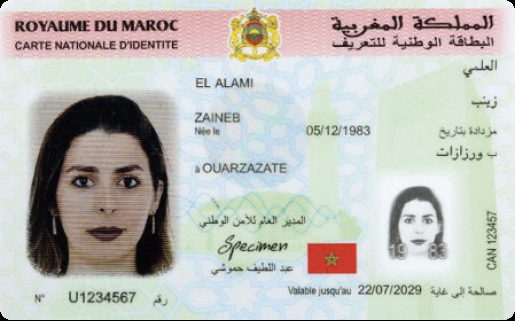
#> input picture data/raw/ids/test.png, 515 x 321 px, found by its file name
$ jupyter execute --allow-errors 01_test_ocr.ipynb.ipynb   (shell and % lines are left out)
#> lines starting #> are read from the running program, lines starting #| are printed output that depends on the picture; after the words box and inside, x2 and y2 are one past the last pixel; in counts of white or black regions, pixels touching at a corner belong together
[cell 1]
import pytesseract
pytesseract.pytesseract.tesseract_cmd = r"C:\Program Files\Tesseract-OCR\tesseract.exe"
print("Tesseract connecté ✅")

[cell 2]
import cv2

img = cv2.imread("C:/Users/thara/Desktop/CIN_OCR_Project/data/raw/ids/test.png")
#> img is the input picture: shape (321, 515, 3); mean B, G, R 186.2, 191.7, 190.9
gray = cv2.cvtColor(img, cv2.COLOR_BGR2GRAY)
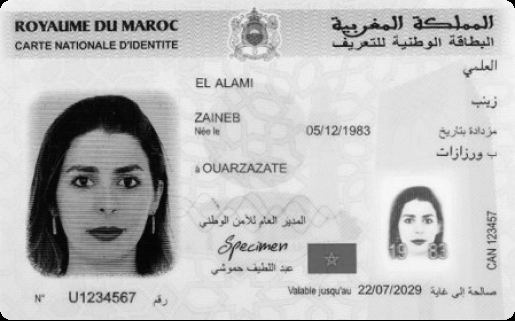
#> gray: shape (321, 515); min 0, max 250, mean 190.8
#> (the rest of this cell did not finish here and is left out)

[cell 3]
import os
import cv2
import pytesseract
import matplotlib.pyplot as plt

[cell 4]
import os

img_dir = "C:/Users/thara/Desktop/CIN_OCR_Project/data/raw/ids"
images = os.listdir(img_dir)

print("Nombre d'images :", len(images))
print(images[:5])

[cell 5]
import cv2
import pytesseract

def ocr_image(path):
    img = cv2.imread(path)
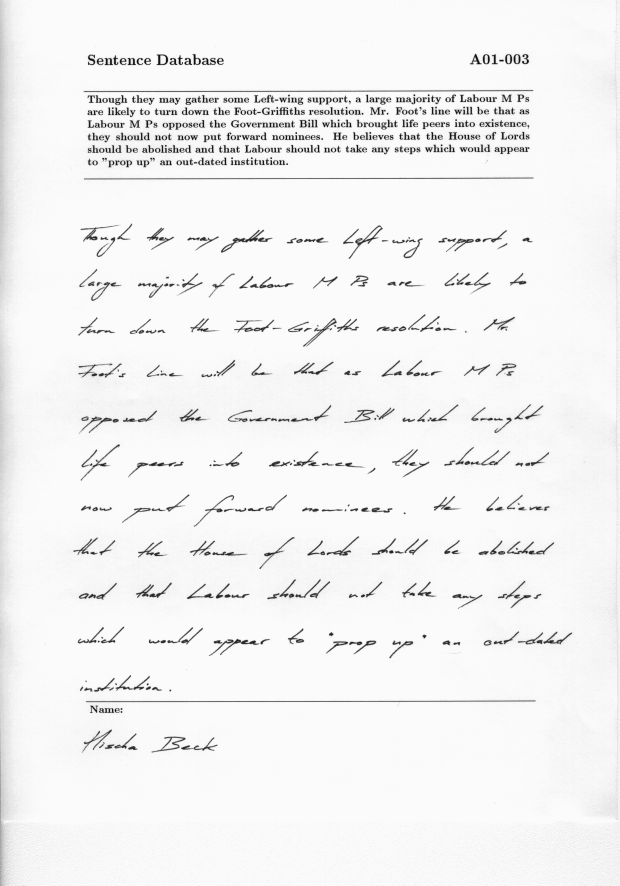
#> input picture data/raw/ids/a01-003.png, 2479 x 3542 px, found by its file name (shown at 1/4 size)
#> img is the input picture: shape (3542, 2479, 3); min 15, max 251, mean 242.3
    gray = cv2.cvtColor(img, cv2.COLOR_BGR2GRAY)
#> gray: shape (3542, 2479)
    return pytesseract.image_to_string(gray, lang="eng+fra")

[cell 6]
for img_name in images[:3]:
    path = os.path.join(img_dir, img_name)
    print("----", img_name)
    print(ocr_image(path))
#> (the call stopped at in ocr_image, `return pytesseract.image_to_string(gray, lang="eng+fra")`: pytesseract is not available in this run)
#| <class 'numpy.ndarray'> False

[cell 7]
# [7 lines left out: function is_identity_document, not called in this run]

#> (a cell that did not finish here is left out)

[cell 9]
import cv2
import numpy as np
import matplotlib.pyplot as plt

[cell 10]
# [21 lines left out: function preprocess_image, not called in this run]

#> (a cell that did not finish here is left out)

[cell 12]
import os

img_path = os.path.join(
    "C:/Users/thara/Desktop/CIN_OCR_Project/data/raw/ids",
    images[0]
)

print(img_path)

[cell 13]
def preprocess_image(img):
    if img is None:
        raise ValueError("Image non chargée (img=None)")

    img = cv2.resize(img, (800, 500))
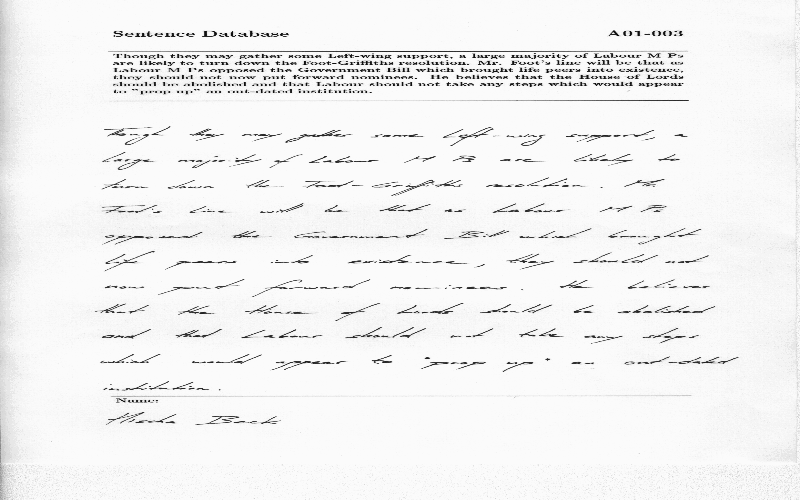
#> img: shape (500, 800, 3); min 15, max 251, mean 242.2
    gray = cv2.cvtColor(img, cv2.COLOR_BGR2GRAY)
#> gray: shape (500, 800)
    blur = cv2.GaussianBlur(gray, (5,5), 0)
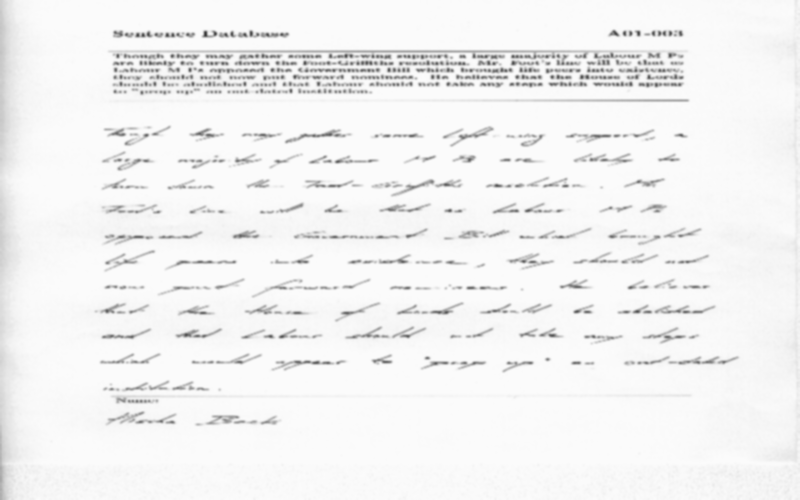
#> blur: shape (500, 800); min 55, max 251, mean 242.3
    thresh = cv2.adaptiveThreshold(
        blur, 255,
        cv2.ADAPTIVE_THRESH_GAUSSIAN_C,
        cv2.THRESH_BINARY, 31, 2
    )
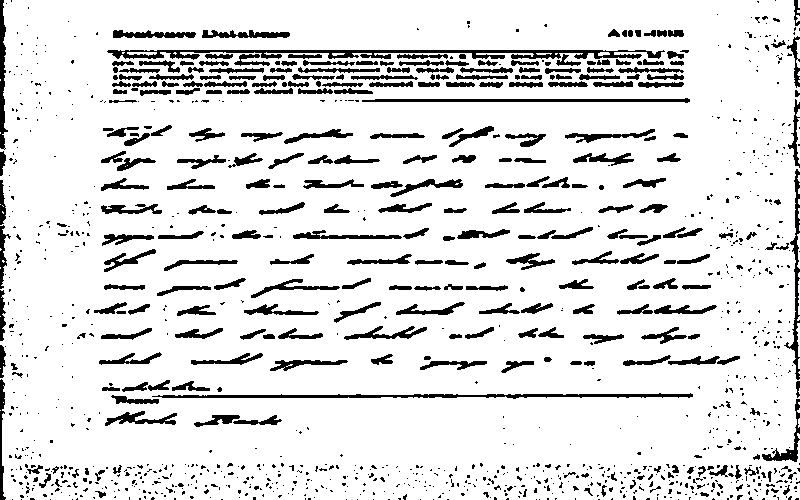
#> thresh: shape (500, 800); 87.9% white; 1215 black regions (918 under 20 px), largest, box (x1, y1, x2, y2) and area: (107, 50, 665, 60) 2692, (152, 393, 693, 399) 1596, (362, 98, 690, 103) 977
    return thresh

[cell 14]
img = cv2.imread(img_path)

print(type(img), img is None)

[cell 15]
processed = preprocess_image(img)

plt.imshow(processed, cmap="gray")


plt.axis("off")

[cell 16]
import easyocr
print("EasyOCR est bien installé 👍")

[cell 17]
import cv2, numpy, matplotlib
import pytesseract, easyocr
from rapidfuzz import fuzz
from sklearn.metrics.pairwise import cosine_similarity

print("Tout est OK ✅")

[cell 18]
import cv2, numpy, matplotlib
import pytesseract, easyocr
from rapidfuzz import fuzz
from sklearn.metrics.pairwise import cosine_similarity

print("Tout est OK ✅")

[cell 19]
import tensorflow

[cell 20]
import os
import cv2
import numpy as np
import matplotlib.pyplot as plt

import pytesseract
import easyocr

from rapidfuzz import fuzz

import tensorflow as tf
from tensorflow.keras.models import Sequential
from tensorflow.keras.layers import Conv2D, MaxPooling2D, Flatten, Dense

from sklearn.metrics.pairwise import cosine_similarity

[cell 21]
def load_image(path):
    img = cv2.imread(path)
    if img is None:
        raise ValueError("Image non trouvée ❌")
    return img

[cell 22]
img = load_image("C:/Users/thara/Desktop/CIN_OCR_Project/data/raw/ids/test.png")
plt.imshow(cv2.cvtColor(img, cv2.COLOR_BGR2RGB))
plt.axis("off")

#> (a cell that did not finish here is left out)

#> (a cell that did not finish here is left out)

[cell 25]
def extract_text(image):
    text = pytesseract.image_to_string(image, lang="ara+fra+eng")
    return text

#> (a cell that did not finish here is left out)

[cell 27]
# [4 lines left out: function is_cin, not called in this run]

#> (a cell that did not finish here is left out)

[cell 29]
import re

# [7 lines left out: function extract_fields, not called in this run]

#> (a cell that did not finish here is left out)

[cell 31]
def text_similarity(t1, t2):
    return fuzz.token_sort_ratio(t1, t2)

[cell 32]
from faker import Faker
Faker()
#> (this line was passed over: faker is not available in this run)

[cell 33]
from faker import Faker
import random

#> (the rest of this cell did not finish here and is left out)

[cell 34]
from PIL import Image, ImageDraw, ImageFont
import os

# [11 lines left out: function create_recto, not called in this run]

[cell 35]
# [10 lines left out: function create_verso, not called in this run]

#> (a cell that did not finish here is left out)

[cell 37]
import cv2
import pytesseract

# Si tu es sur Windows, vérifie ce chemin
pytesseract.pytesseract.tesseract_cmd = r"C:\Program Files\Tesseract-OCR\tesseract.exe"

def preprocess_image(path):
    img = cv2.imread(path)
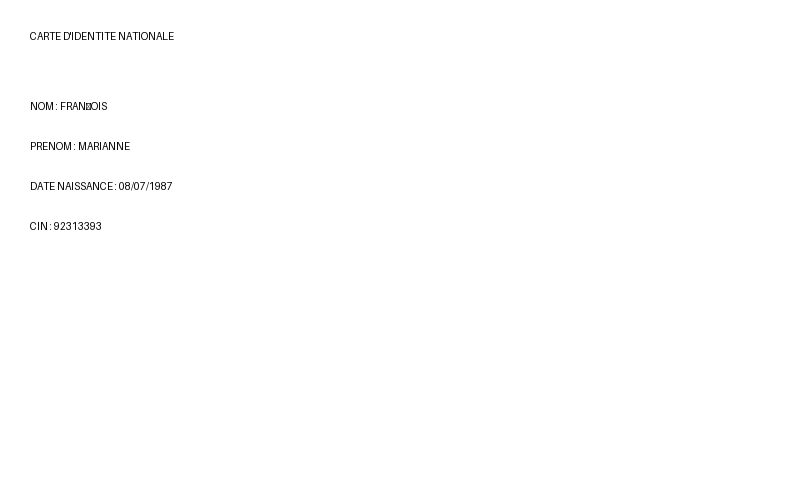
#> input picture data/fake_cin/recto/cin_001.png, 800 x 500 px, found by its file name
#> img is the input picture: shape (500, 800, 3); min 0, max 255, mean 254.2
    if img is None:
        raise ValueError(f"Image non trouvée : {path}")

    img = cv2.resize(img, (800, 500))
    gray = cv2.cvtColor(img, cv2.COLOR_BGR2GRAY)
    gray = cv2.GaussianBlur(gray, (5,5), 0)
    _, thresh = cv2.threshold(gray, 0, 255, cv2.THRESH_BINARY + cv2.THRESH_OTSU)
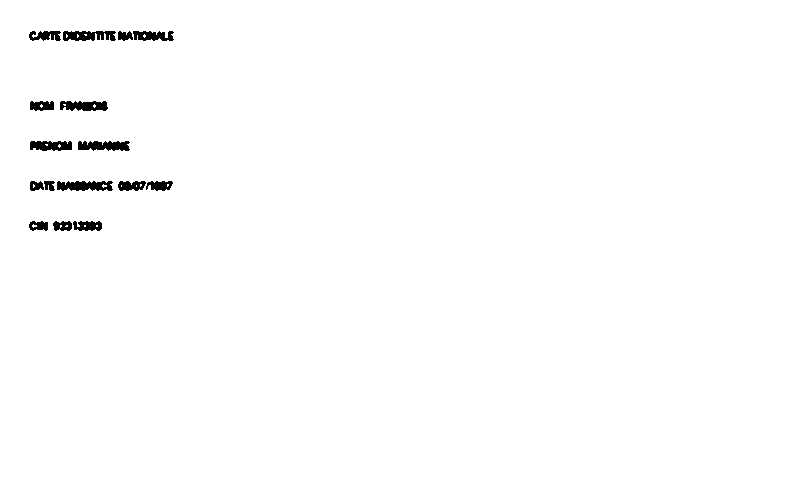
#> thresh: shape (500, 800); 99% white; 16 black regions, largest, box (x1, y1, x2, y2) and area: (57, 181, 113, 191) 441, (78, 141, 130, 151) 410, (63, 31, 116, 41) 408
    return thresh

def extract_text(image):
    return pytesseract.image_to_string(image, lang="fra+eng")

[cell 38]
print("OCR prêt ✔")

[cell 39]
recto_img = preprocess_image("C:/Users/thara/Desktop/CIN_OCR_Project/data/fake_cin/recto/cin_001.png"
)
verso_img = preprocess_image("C:/Users/thara/Desktop/CIN_OCR_Project/data/fake_cin/verso/cin_001.png"
)
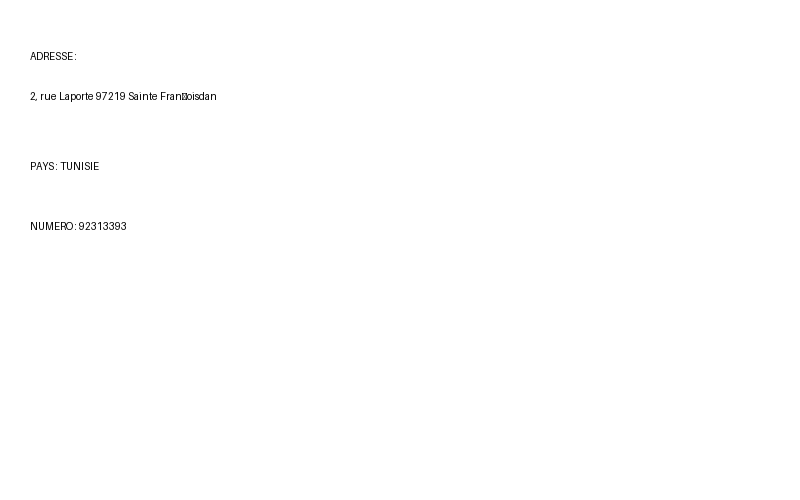
#> input picture data/fake_cin/verso/cin_001.png, 800 x 500 px, found by its file name
#> in preprocess_image, img is the input picture: shape (500, 800, 3); min 0, max 255, mean 254.4
#> in preprocess_image (call 2), `_, thresh = cv2.threshold(gray, 0, 255, cv2.THRESH_BINARY + cv2.THRESH..`:
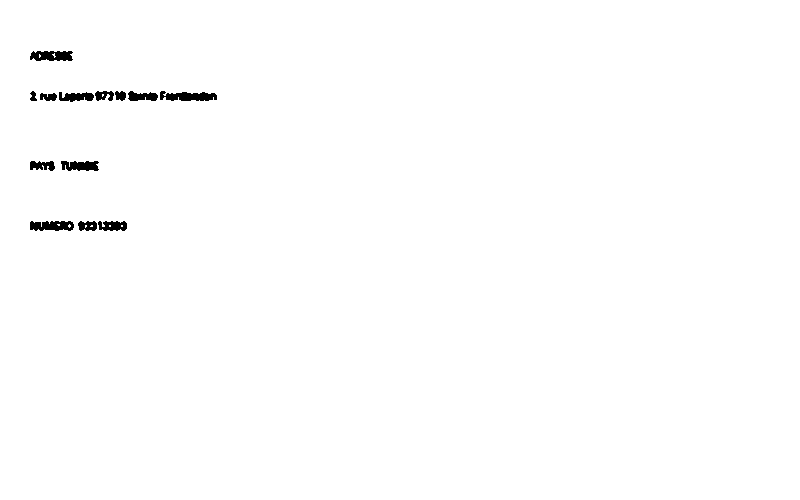
#> thresh: shape (500, 800); 99.3% white; 13 black regions, largest, box (x1, y1, x2, y2) and area: (160, 91, 217, 101) 405, (30, 51, 73, 61) 352, (30, 221, 74, 231) 352
